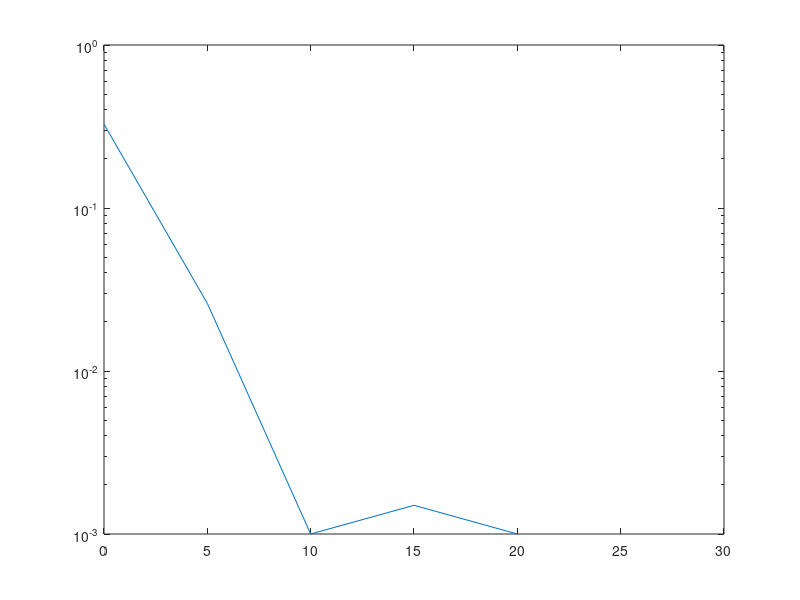

MATLAB code for this plot:
clear all 
 snrdb = [0: 5 : 30]; ct=2000;
 M=2; N=20;
 al1 = 0.8; al2=0.2;
 R = 1;
 
for ki =  1:length(snrdb)
     snr = 10^((snrdb(ki))/10);
        sum0=0; sum1=0; sum2=0; sum3=0;sum4=0;   sum5=0;
  for ix = 1 :ct            
     %%%%%%%%%%%%%%%%%%%%%%%%% High mobility user
     h1 = complex(sqrt(0.5)*randn(N,1),sqrt(0.5)*randn(N,1));
     h2 = complex(sqrt(0.5)*randn(N,1),sqrt(0.5)*randn(N,1));
      
     D1 = diag( complex(sqrt(0.5)*randn(N,1),sqrt(0.5)*randn(N,1)) );

     d= dftmtx(N)/sqrt(N);
     
      for fi =1 : N
          fvector = d(:,fi);
          SINR(fi) = abs(fvector'*D1*h1)^2*al1/(abs(fvector'*D1*h1)^2*al2 ...
              +abs(fvector'*D1*h2)^2 + 1/snr);
      end
      if max(SINR)<2^R -1
          sum1 = sum1 +1;
      end
     
  end
  
  p(ki) = sum1/ct;
  
end
semilogy(snrdb, p)
 
  
